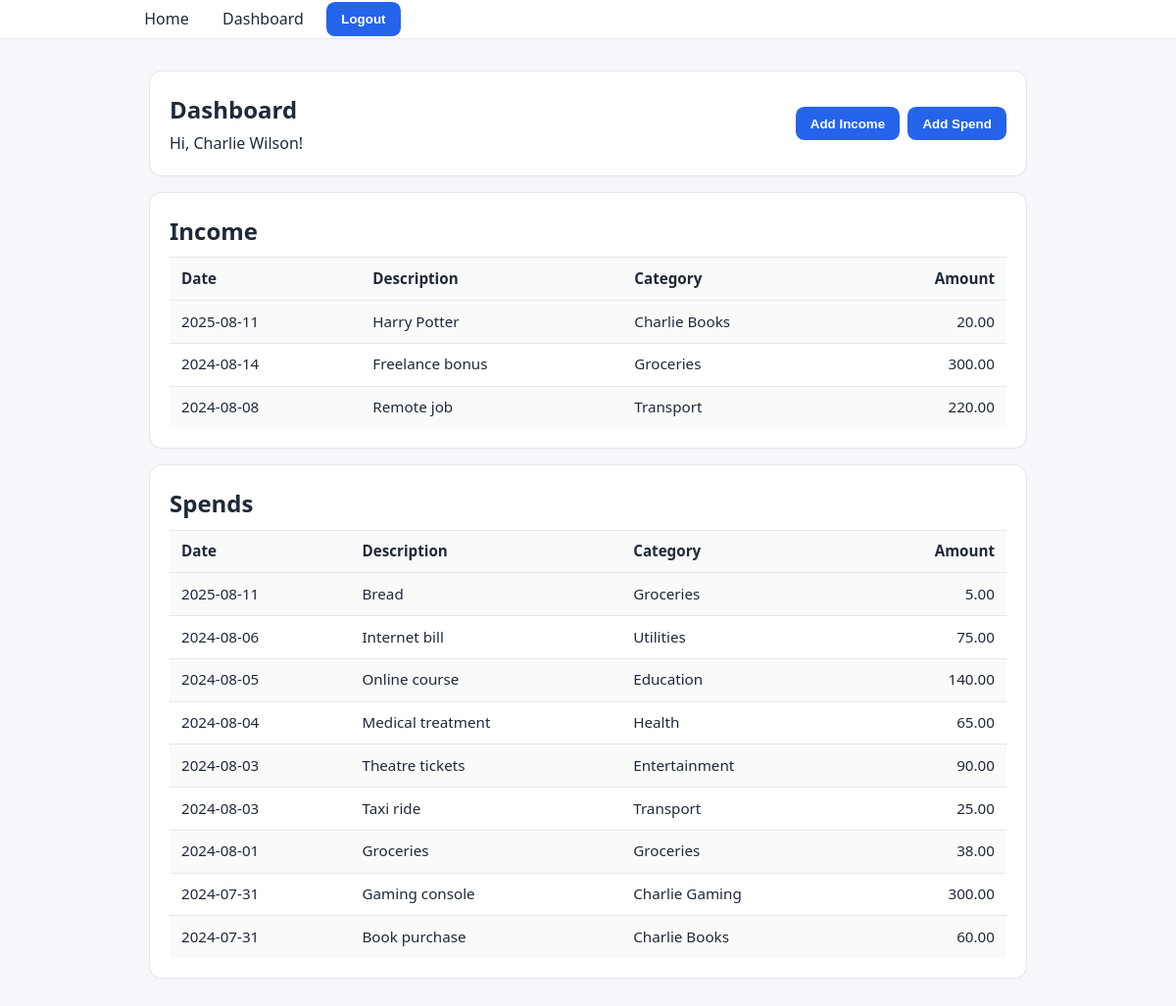
The page /dashboard (signed in) on the database as committed earlier.
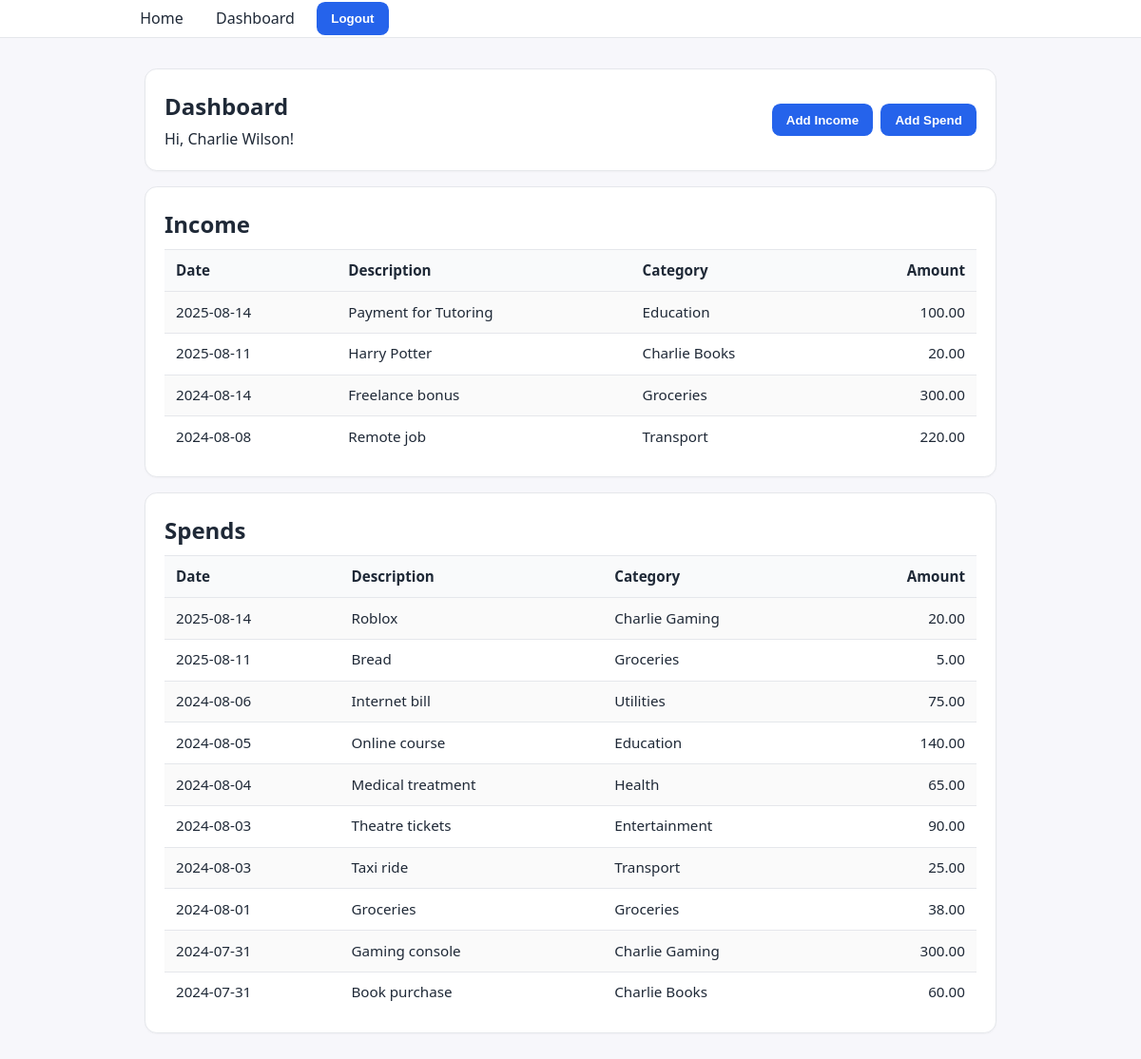
The same page on the database as committed later.
### main.py (models this page shows)
class UserTransaction(db.Model):
    __tablename__ = "user_transactions"
    id          = db.Column(db.Integer, primary_key=True)
    amount      = db.Column(db.Float,   nullable=False)
    description = db.Column(db.String,  nullable=True)
    category_id = db.Column(db.Integer, ForeignKey("categories.id"), nullable=True)
    date        = db.Column(db.Integer, nullable=False)  # epoch ms
    owner_id    = db.Column(db.Integer, ForeignKey("users.id"), nullable=False)
    type        = db.Column(db.String,  nullable=False)  # 'income' | 'spend'
    category = relationship("Category", back_populates="transactions")
    owner    = relationship("User", back_populates="transactions")

class Category(db.Model):
    __tablename__ = "categories"
    id       = db.Column(db.Integer, primary_key=True)
    name     = db.Column(db.String, nullable=False)
    owner_id = db.Column(db.Integer, ForeignKey("users.id"), nullable=False)
    owner = relationship("User", back_populates="categories")
    transactions = relationship("UserTransaction", back_populates="category")

### main.py (the view)
@app.route("/dashboard")
def dashboard():
    uid = g.user["id"]
    categories = (
        Category.query
        .filter(Category.owner_id.in_([1, uid]))
        .order_by(case((Category.owner_id == 1, 0), else_=1), Category.name)
        .all()
    )
    incomes = (
        UserTransaction.query
        .filter_by(owner_id=uid, type="income")
        .order_by(UserTransaction.date.desc())
        .all()
    )
    spends = (
        UserTransaction.query
        .filter_by(owner_id=uid, type="spend")
        .order_by(UserTransaction.date.desc())
        .all()
    )
    return render_template(
        "dashboard.html",
        title="Dashboard",
        name=g.user["name"],
        surname=g.user["surname"],
        categories=categories,
        incomes=incomes,
        spends=spends,
    )

### main.py (called while the page is built)
@app.before_request
def auth_gate():
    g.user = session.get("user")
    allow_anon = {
        "get_index",
        "get_login",
        "auth_user",
        "register",
        "register_user",
        "static",
    }
    if g.user is None and (req.endpoint not in allow_anon):
        return redirect(url_for("get_index"))

@app.template_filter("fmtdate")
def fmtdate(value, tz="local"):
    if value in (None, "", "0"):
        return ""
    try:
        v = int(value)
    except (TypeError, ValueError):
        return str(value)
    if v > 10**12:
        v = v / 1000.0
    dt = datetime.fromtimestamp(v) if tz == "local" else datetime.utcfromtimestamp(v)
    return dt.strftime("%Y-%m-%d")

### templates/dashboard.html
{% extends "base.html" %}
{% block content %}
<div class="card" style="display:flex;justify-content:space-between;align-items:center;">
  <div>
    <h1 style="margin:0;">Dashboard</h1>
    <p style="margin:.25rem 0 0;">Hi, {{ name }} {{ surname }}!</p>
  </div>
  <div style="display:flex; gap:.5rem;">
    <form method="get" action="{{ url_for('get_income') }}">
      <button type="submit">Add Income</button>
    </form>
    <form method="get" action="{{ url_for('get_spend') }}">
      <button type="submit">Add Spend</button>
    </form>
  </div>
</div>
<div class="card" style="margin-top:1rem;">
  <h2 style="margin:0 0 .5rem;">Income</h2>
  <div class="table-wrap">
    <table class="table">
      <thead>
        <tr>
          <th>Date</th>
          <th>Description</th>
          <th>Category</th>
          <th style="text-align:right;">Amount</th>
        </tr>
      </thead>
      <tbody>
        {% if incomes and incomes|length %}
          {% for t in incomes %}
          <tr>
            <td>{{ t.date|fmtdate }}</td>
            <td>{{ t.description or '' }}</td>
            <td>{{ t.category.name if t.category else '-' }}</td>
            <td style="text-align:right;">{{ '%.2f'|format(t.amount or 0) }}</td>
          </tr>
          {% endfor %}
        {% else %}
          <tr><td colspan="4" class="muted" style="text-align:center;">No income data</td></tr>
        {% endif %}
      </tbody>
    </table>
  </div>
</div>
<div class="card" style="margin-top:1rem;">
  <h2 style="margin:0 0 .5rem;">Spends</h2>
  <div class="table-wrap">
    <table class="table">
      <thead>
        <tr>
          <th>Date</th>
          <th>Description</th>
          <th>Category</th>
          <th style="text-align:right;">Amount</th>
        </tr>
      </thead>
      <tbody>
        {% if spends and spends|length %}
          {% for t in spends %}
          <tr>
            <td>{{ t.date|fmtdate }}</td>
            <td>{{ t.description or '' }}</td>
            <td>{{ t.category.name if t.category else '-' }}</td>
            <td style="text-align:right;">{{ '%.2f'|format(t.amount or 0) }}</td>
          </tr>
          {% endfor %}
        {% else %}
          <tr><td colspan="4" class="muted" style="text-align:center;">No spend data</td></tr>
        {% endif %}
      </tbody>
    </table>
  </div>
</div>
{% endblock %}

### templates/base.html (shortened to what this page needs)
<!DOCTYPE html>
<html lang="en">
<head>
  <link rel="stylesheet" href="{{ url_for('static', filename='style.css') }}"/>
</head>
<body>
  <header>
    <div class="container">
      <nav>
        <a href="{{ url_for('get_index') }}">Home</a>
        {% if g.user %}
          <a href="{{ url_for('dashboard') }}">Dashboard</a>
          <form method="post" action="{{ url_for('logout') }}" class="logout-form">
            <button type="submit">Logout</button>
          </form>
        {% else %}
          <a href="{{ url_for('get_login') }}">Login</a>
        {% endif %}
      </nav>
    </div>
  </header>
  <main>
    <div class="container">
      {% block content %}{% endblock %}
    </div>
  </main>
</body>
</html>

### static/style.css (style rules this page uses)
:root { --bg:#f7f7fb; --card:#fff; --text:#1f2937; --muted:#6b7280; --primary:#2563eb; --primary-600:#1d4ed8; --danger:#dc2626; --border:#e5e7eb; }
* { box-sizing:border-box }
html,body { margin:0;padding:0;font-family:system-ui,-apple-system,Segoe UI,Roboto,Inter,Arial,sans-serif;color:var(--text);background:var(--bg);line-height:1.55 }
header { background:#fff;border-bottom:1px solid var(--border);position:sticky;top:0;z-index:10 }
.container { max-width:960px;margin:0 auto;padding:0 1rem }
nav { display:flex; gap:.75rem; align-items:center; }
nav .logout-form { display:inline; margin:0; }
nav a { display:inline-block;text-decoration:none;color:var(--text);padding:.45rem .7rem;border-radius:.5rem }
main { max-width:960px;margin:2rem auto;padding:0 1rem }
.card { background:var(--card);border:1px solid var(--border);border-radius:.8rem;padding:1.25rem;box-shadow:0 1px 2px rgba(0,0,0,.03) }
h1 { margin:0 0 1rem;font-size:1.5rem }
form { display:grid;gap:.75rem;max-width:420px }
button { padding:.6rem .95rem;border:0;border-radius:.55rem;background:var(--primary);color:#fff;font-weight:600;cursor:pointer }
.table-wrap { overflow-x:auto }
.table { width:100%;border-collapse:collapse;font-size:.95rem }
.table th,.table td { padding:.6rem .75rem;border-top:1px solid var(--border) }
.table thead th { background:#f9fafb;border-bottom:1px solid var(--border);text-align:left }
.table tbody tr:nth-child(odd) { background:#fafafa }

Rows that differ between the two databases and show on the page:
added UserTransaction: date|fmtdate "2025-08-14", description "Payment for Tutoring", category "Education", amount "100.00", shown under "Income"
added UserTransaction: date|fmtdate "2025-08-14", description "Roblox", category "Charlie Gaming", amount "20.00", shown under "Spends"
